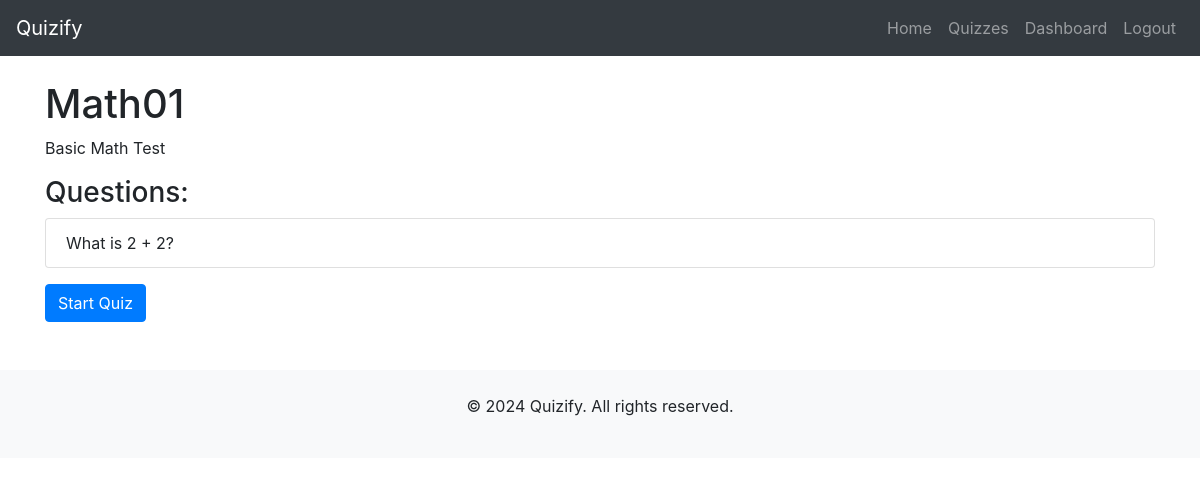
The page /quizzes/2/ (signed in) on the database its author committed.
### quizzes/models.py (models this page shows, shortened)
class Quiz(models.Model):
    title = models.CharField(max_length=200)
    description = models.TextField()
    created_at = models.DateTimeField(auto_now_add=True)

class Question(models.Model):
    quiz = models.ForeignKey(Quiz, on_delete=models.CASCADE, related_name="questions")
    text = models.TextField()
    created_at = models.DateTimeField(auto_now_add=True)

### quizzes/views.py (the view)
# urls.py: path('quizzes/<int:quiz_id>/', views.quiz_detail, name='quiz_detail'),
def quiz_detail(request, quiz_id):
    quiz = get_object_or_404(Quiz, id=quiz_id)
    questions = quiz.questions.all()
    previous_quiz = Quiz.objects.filter(id__lt=quiz_id).order_by('-id').first()
    next_quiz = Quiz.objects.filter(id__gt=quiz_id).order_by('id').first()
    context = {
        'quiz': quiz,
        'questions': questions,
        'previous_quiz': previous_quiz,
        'next_quiz': next_quiz,
    }
    return render(request, 'quizzes/quiz_detail.html', context)

### quizzes/templates/quizzes/quiz_detail.html (shortened to what this page needs)
{% extends 'base.html' %}
{% block content %}
<h1>{{ quiz.title }}</h1>
<p>{{ quiz.description }}</p>
<h3>Questions:</h3>
<ul class="list-group">
    {% for question in questions %}
        <li class="list-group-item">{{ question.text }}</li>
    {% endfor %}
</ul>
<a href="{% url 'take_quiz' quiz.id %}" class="btn btn-primary mt-3">Start Quiz</a>
{% endblock %}

### rows shown on the page
Quiz: title "Math01", description "Basic Math Test"
Question: text "What is 2 + 2?"
